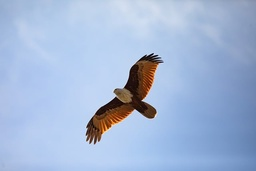
#> input picture image1.jpg, 256 x 171 px, shrunk from 640 x 427 before the run
$ python MA322_BE_main.py
#> lines starting #> are read from the running program, lines starting #| are printed output that depends on the picture
#> further down, U0 is the input picture: shape (171, 256, 3); mean B, G, R 215.1, 183.2, 163
### MA322_BE_lib.py
# -*- coding: utf-8 -*-
"""
MA322_BE Library: Image processing using diffusion equations

@author : Nathan_AZO
"""

import numpy as np
import random
from tqdm import tqdm

def completion(U: np.ndarray) -> np.ndarray:
    """
    Extends a 2D array by replicating its border values.

    Parameters:
        U (np.ndarray): Input 2D array.

    Returns:
        np.ndarray: Extended array with replicated borders.
    """
    l, c = U.shape
    Ut = np.vstack((U[0, :], U))  # replicate first row at top
    Ut = np.vstack((Ut, U[l - 1, :]))  # replicate last row at bottom
    Ut = np.hstack((Ut[:, 0].reshape(l + 2, 1), Ut))  # replicate first column
    Ut = np.hstack((Ut, Ut[:, c].reshape(l + 2, 1)))  # replicate last column
    return Ut


def Dmat(n: int) -> np.ndarray:
    """
    Constructs a finite difference matrix for diffusion.

    Parameters:
        n (int): Size of the matrix.

    Returns:
        np.ndarray: (n x n+2) finite difference matrix.
    """
    D = np.eye(n, n + 2)
    for j in range(n + 2):
        for i in range(n):
            if i + 1 == j:
                D[i, j] = -2
            elif i + 2 == j:
                D[i, j] = 1
    return D


def f(t: float, U: np.ndarray) -> np.ndarray:
    """
    Computes the diffusion update for a 2D array.

    Parameters:
        t (float): Time parameter (not used here, for RK4 compatibility)
        U (np.ndarray): 2D input array

    Returns:
        np.ndarray: Diffusion update
    """
    l, c = U.shape
    return Dmat(l) @ completion(U)[:, 1:c + 1] + completion(U)[1:l + 1, :] @ Dmat(c).T


def RKimage(f, U0: np.ndarray, t0: float, h: float, nbiter: int) -> np.ndarray:
    """
    Applies RK4 integration to each color channel of an image with a progress bar.

    Parameters:
        f (function): Update function (e.g., diffusion)
        U0 (np.ndarray): Input image (HxWx3)
        t0 (float): Initial time
        h (float): Time step
        nbiter (int): Number of iterations

    Returns:
        np.ndarray: Processed image
    """
#> called with t0 = 0, h = 0.01, nbiter = 100
    l, c, d = U0.shape
#> l = 171; c = 256; d = 3
    Us = np.zeros((l, c, d))
    for k in range(3):
        Ucouchek = U0[:, :, k]
        for i in tqdm(range(nbiter), desc=f"Channel {k+1}/3"):
            k1 = h * f(t0, Ucouchek)
            k2 = h * f(t0 + h / 2, Ucouchek + k1 / 2)
            k3 = h * f(t0 + h / 2, Ucouchek + k2 / 2)
            k4 = h * f(t0 + h, Ucouchek + k3)
            Ucouchek = Ucouchek + (1 / 6) * (k1 + 2 * k2 + 2 * k3 + k4)
        Us[:, :, k] = Ucouchek
#> this loop made 3 passes
#> pass 1, in RKimage, `Ucouchek = U0[:, :, k]`:
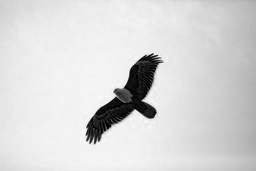
#> Ucouchek: shape (171, 256); min 0, max 255, mean 215.1
#> after the loop:
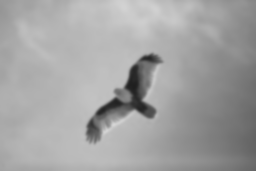
#> Ucouchek: shape (171, 256) float64; min 31.1, max 213.3, mean 163
#> after the loop:
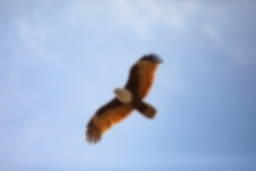
#> Us: shape (171, 256, 3) float64; mean B, G, R 215.1, 183.2, 163
    return Us


# [141 lines left out: functions RKimage_normgrad, RKimage_normlaplace, RKimage_luminosité, Dgrad, fgrad, flaplace and 7 more, not called in this run]

### MA322_BE_main.py
# -*- coding: utf-8 -*-
"""
This script demonstrates how to apply one of the available image filters.
Other filters are available and can be applied in the same way.

Available filters:
- RKimage: diffusion filter
- RKimage_normgrad: gradient-based diffusion
- RKimage_normlaplace: Laplacian-based diffusion
- RKimage_luminosité: brightness modification
- RKimage (fPdeGalles): "Prince de Galles" random pattern


Example image files available (place them in the same folder as this script):
- image1.jpg      # Eagle
- image2.jpg      # La Nuit étoilée (Van Gogh)
- image3.jpg      # Road

@author : Nathan_AZO
"""

import cv2
from MA322_BE_lib import *  # Import one filter as example

# Load an example image
U0 = cv2.imread('image1.jpg')

# Display the original image
cv2.imshow("Original Image", U0)

# -----------------------
# Choose one filter to apply
# -----------------------
output = cv2.convertScaleAbs(RKimage(f, U0, t0=0, h=0.01, nbiter=100))  # Diffusion filter (example)
# [6 lines of commented-out code are left out]
cv2.imshow("Filtered Image (Diffusion)", output)

# Wait for key press and close windows
cv2.waitKey(0)
cv2.destroyAllWindows()

$ run again, with image3.jpg copied over image1.jpg
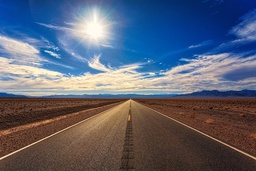
#> input picture image3.jpg, 256 x 171 px, shrunk from 640 x 427 before the run
#> U0 is the input picture: shape (171, 256, 3); mean B, G, R 115.7, 98.2, 91.9
#> the loop in RKimage, `for k in range(3):` made 3 passes
#> pass 1, in completion, `Ut = np.vstack((Ut, U[l - 1, :]))`:
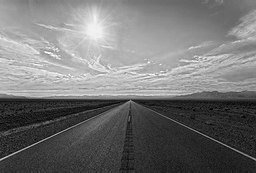
#> Ut: shape (173, 256); min 0, max 255, mean 115.3
#> after the loop in RKimage, `for k in range(3):`:
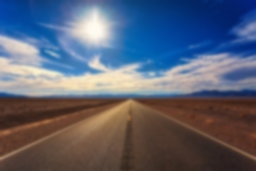
#> Us: shape (171, 256, 3) float64; mean B, G, R 115.7, 98.2, 91.9
